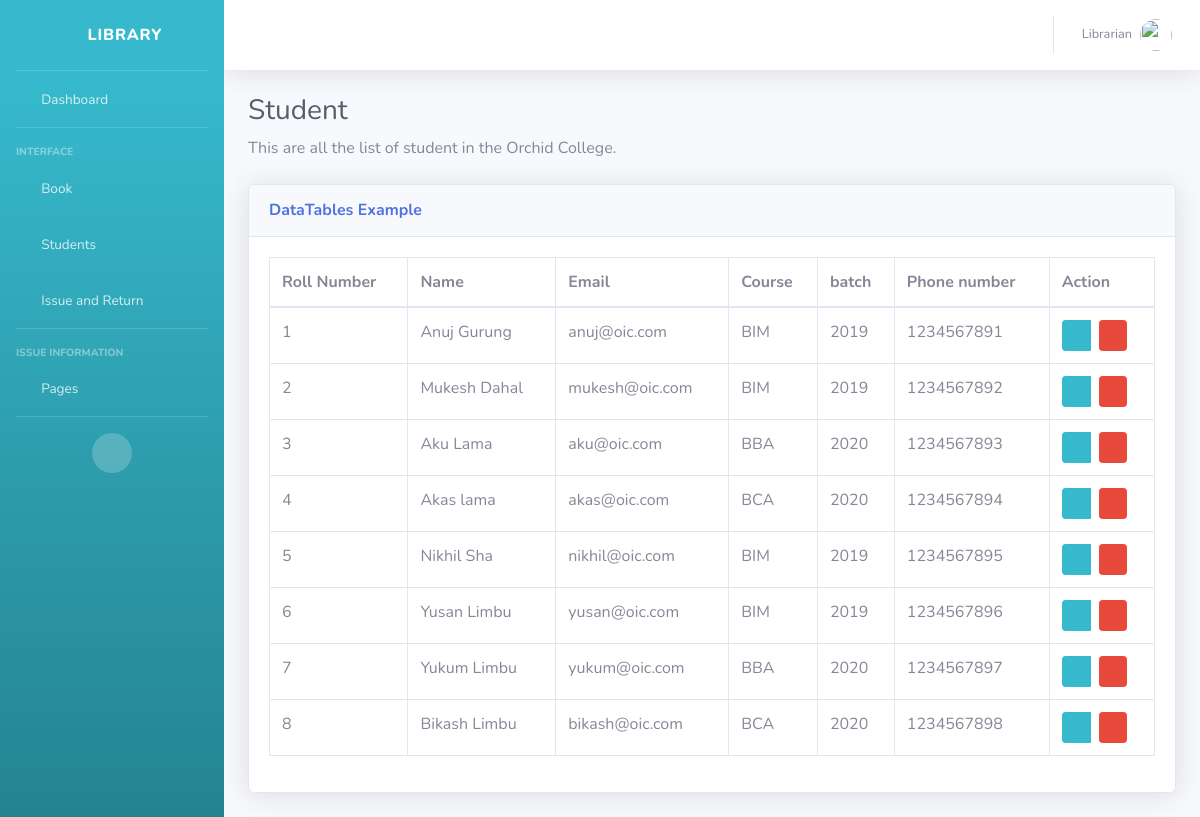
Before: /student_list/ (signed in) with the older database file.
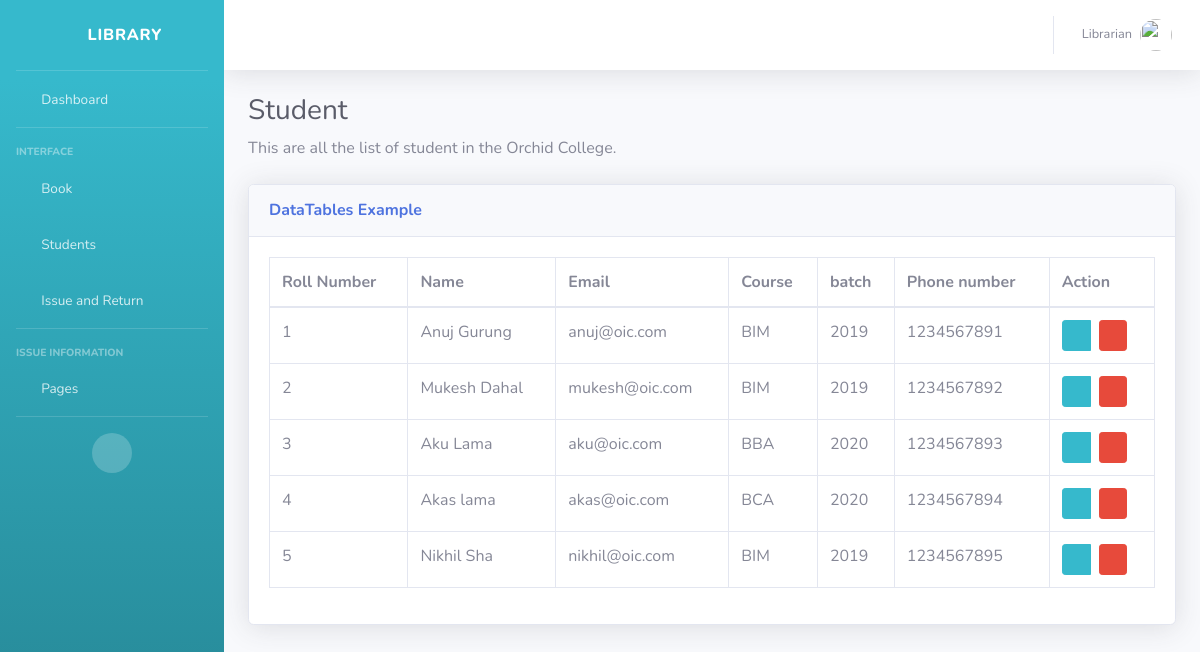
After: the same page with the newer database file.
### base/models.py (models this page shows, shortened)
class Student(models.Model):
    student_id = models.CharField(max_length=64,primary_key=True, unique=True)
    name = models.CharField(max_length=64, default='')
    email = models.EmailField(max_length = 254)
    password = models.CharField(max_length=128)
    course = models.CharField(max_length=10)
    batch = models.CharField(max_length=10)
    phone_number = models.CharField(max_length=10, unique=True)

### base/views.py (the view)
# urls.py: path('student_list/', views.student_list, name='student_list'),
@login_required(login_url = '/admin_login')
def student_list(request):
    students = Student.objects.all()
    return render(request, 'base/student_list.html', {'students':students} )

### base/templates/base/student_list.html (shortened to what this page needs)
{% extends 'base/base.html' %}
{% block content %}
<div class="container-fluid">
                   <h1 class="h3 mb-2 text-gray-800">Student</h1>
                   <p class="mb-4">This are all the list of student in the  Orchid College.</p>
<div class="card shadow mb-4">
    <div class="card-header py-3">
        <h6 class="m-0 font-weight-bold text-primary">DataTables Example</h6>
    </div>
    <div class="card-body">
        <div class="table-responsive">
            <table class="table table-bordered" id="dataTable" width="100%" cellspacing="0">
                <thead>
                    <tr>
                        <th>Roll Number</th>
                        <th>Name</th>
                        <th>Email</th>
                        <th>Course</th>
                        <th>batch</th>
                        <th>Phone number</th>
                        <th>Action</th>
                    </tr>
                </thead>
                <tbody>
                    {% for student in students %}
                            <tr>
                                <td>{{ student.student_id }}</td>
                                <td>{{ student.name }}</td>
                                <td>{{ student.email }}</td>
                                <td>{{ student.course }}</td>
                                <td>{{ student.batch }}</td>
                                <td>{{ student.phone_number }}</td>
                                 <td>
                                    <div class="btn-group" role="group">
                                        <a href="{% url 'base:update_student' student.pk %}" class="btn btn-info btn-sm ">
                                            <i class="fas fa-pen"></i>
                                        </a>
                                        {% if not object.non_deletetable %}
                                                <form action="{% url 'base:delete_student' student.pk %}"  method="post">
                                                    <button class="btn btn-danger btn-sm delete-link ml-2" data-tooltip="tooltip" title="Delete">
                                                        <i class="far fa-trash-alt"></i>
                                                    </button>
                                                </form>
                                                {% endif %}
                                    </div>
                                </td>
                            </tr>
                    {% endfor %}
                </tbody>
            </table>
        </div>
    </div>
</div>
{% endblock %}

Changed rows visible on the page:
removed Student: student_id "6", name "Yusan Limbu", email "yusan@oic.com", course "BIM", batch "2019", phone_number "1234567896"
removed Student: student_id "7", name "Yukum Limbu", email "yukum@oic.com", course "BBA", batch "2020", phone_number "1234567897"
removed Student: student_id "8", name "Bikash Limbu", email "bikash@oic.com", course "BCA", batch "2020", phone_number "1234567898"
